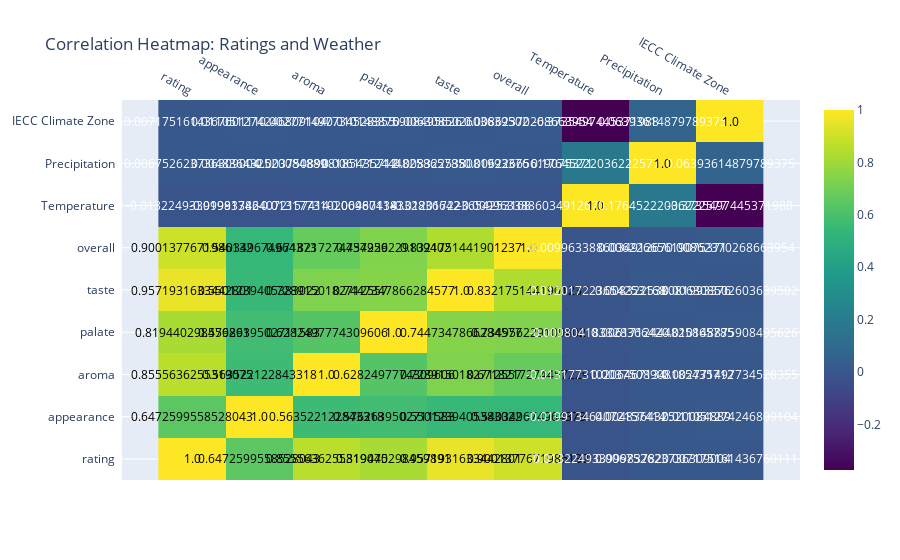

This figure's notebook cell:
### Code cell
# Calculate correlation matrix for weather and ratings
correlation_matrix = beer_data_with_weather[['rating', 'appearance', 'aroma', 'palate', 'taste', 'overall', 'Temperature', 'Precipitation','IECC Climate Zone']].corr()

# Visualize correlation using a heatmap with Plotly
import plotly.figure_factory as ff

fig = ff.create_annotated_heatmap(
    z=correlation_matrix.values,
    x=correlation_matrix.columns.tolist(),
    y=correlation_matrix.index.tolist(),
    colorscale='Viridis',
    showscale=True
)
fig.update_layout(title_text="Correlation Heatmap: Ratings and Weather")
fig.write_html("illustrations/Nicolas/correlation_heatmap.html")
fig.show()

### Figure 1 — Plotly figure (JSON) as saved in the notebook; plotly's stock layout.template omitted (floating-point values rounded to 4 significant figures)
{"data": [{"colorscale": [[0, "#440154"], [0.1111, "#482878"], [0.2222, "#3e4989"], [0.3333, "#31688e"], [0.4444, "#26828e"], [0.5556, "#1f9e89"], [0.6667, "#35b779"], [0.7778, "#6ece58"], [0.8889, "#b5de2b"], [1, "#fde725"]], "reversescale": false, "showscale": true, "type": "heatmap", "x": ["rating", "appearance", "aroma", "palate", "taste", "overall", "Temperature", "Precipitation", "IECC Climate Zone"], "y": ["rating", "appearance", "aroma", "palate", "taste", "overall", "Temperature", "Precipitation", "IECC Climate Zone"], "z": [[1, 0.6473, 0.8556, 0.8194, 0.9572, 0.9001, -0.01322, 0.006753, 0.007175], [0.6473, 1, 0.5635, 0.5763, 0.5501, 0.5403, -0.01991, 0.004836, 0.01105], [0.8556, 0.5635, 1, 0.6282, 0.7289, 0.6718, -0.01318, 0.003751, 0.002771], [0.8194, 0.5763, 0.6282, 1, 0.7447, 0.735, -0.009804, 0.006171, 0.01015], [0.9572, 0.5501, 0.7289, 0.7447, 1, 0.8322, -0.01202, 0.008323, 0.006309], [0.9001, 0.5403, 0.6718, 0.735, 0.8322, 1, -0.009963, 0.006227, 0.008624], [-0.01322, -0.01991, -0.01318, -0.009804, -0.01202, -0.009963, 1, 0.1765, -0.3735], [0.006753, 0.004836, 0.003751, 0.006171, 0.008323, 0.006227, 0.1765, 1, 0.06394], [0.007175, 0.01105, 0.002771, 0.01015, 0.006309, 0.008624, -0.3735, 0.06394, 1]]}], "layout": {"annotations": [{"font": {"color": "#000000"}, "showarrow": false, "text": "1.0", "x": "rating", "xref": "x", "y": "rating", "yref": "y"}, {"font": {"color": "#000000"}, "showarrow": false, "text": "0.6472599558528043", "x": "appearance", "xref": "x", "y": "rating", "yref": "y"}, {"font": {"color": "#000000"}, "showarrow": false, "text": "0.8555636255319075", "x": "aroma", "xref": "x", "y": "rating", "yref": "y"}, {"font": {"color": "#000000"}, "showarrow": false, "text": "0.819440298459891", "x": "palate", "xref": "x", "y": "rating", "yref": "y"}, {"font": {"color": "#000000"}, "showarrow": false, "text": "0.9571931633442801", "x": "taste", "xref": "x", "y": "rating", "yref": "y"}, {"font": {"color": "#000000"}, "showarrow": false, "text": "0.9001377671986132", "x": "overall", "xref": "x", "y": "rating", "yref": "y"}, {"font": {"color": "#FFFFFF"}, "showarrow": false, "text": "-0.01322493399983782", "x": "Temperature", "xref": "x", "y": "rating", "yref": "y"}, {"font": {"color": "#FFFFFF"}, "showarrow": false, "text": "0.006752623736309004", "x": "Precipitation", "xref": "x", "y": "rating", "yref": "y"}, {"font": {"color": "#FFFFFF"}, "showarrow": false, "text": "0.007175161436760111", "x": "IECC Climate Zone", "xref": "x", "y": "rating", "yref": "y"}, {"font": {"color": "#000000"}, "showarrow": false, "text": "0.6472599558528043", "x": "rating", "xref": "x", "y": "appearance", "yref": "y"}, {"font": {"color": "#000000"}, "showarrow": false, "text": "1.0", "x": "appearance", "xref": "x", "y": "appearance", "yref": "y"}, {"font": {"color": "#000000"}, "showarrow": false, "text": "0.563522122843318", "x": "aroma", "xref": "x", "y": "appearance", "yref": "y"}, {"font": {"color": "#000000"}, "showarrow": false, "text": "0.5762639502711583", "x": "palate", "xref": "x", "y": "appearance", "yref": "y"}, {"font": {"color": "#000000"}, "showarrow": false, "text": "0.5501239405383022", "x": "taste", "xref": "x", "y": "appearance", "yref": "y"}, {"font": {"color": "#000000"}, "showarrow": false, "text": "0.540349674964373", "x": "overall", "xref": "x", "y": "appearance", "yref": "y"}, {"font": {"color": "#FFFFFF"}, "showarrow": false, "text": "-0.019913464072157414", "x": "Temperature", "xref": "x", "y": "appearance", "yref": "y"}, {"font": {"color": "#FFFFFF"}, "showarrow": false, "text": "0.004836432520084889", "x": "Precipitation", "xref": "x", "y": "appearance", "yref": "y"}, {"font": {"color": "#FFFFFF"}, "showarrow": false, "text": "0.011051274246809104", "x": "IECC Climate Zone", "xref": "x", "y": "appearance", "yref": "y"}, {"font": {"color": "#000000"}, "showarrow": false, "text": "0.8555636255319075", "x": "rating", "xref": "x", "y": "aroma", "yref": "y"}, {"font": {"color": "#000000"}, "showarrow": false, "text": "0.563522122843318", "x": "appearance", "xref": "x", "y": "aroma", "yref": "y"}, {"font": {"color": "#000000"}, "showarrow": false, "text": "1.0", "x": "aroma", "xref": "x", "y": "aroma", "yref": "y"}, {"font": {"color": "#000000"}, "showarrow": false, "text": "0.6282497774309606", "x": "palate", "xref": "x", "y": "aroma", "yref": "y"}, {"font": {"color": "#000000"}, "showarrow": false, "text": "0.7289150182712557", "x": "taste", "xref": "x", "y": "aroma", "yref": "y"}, {"font": {"color": "#000000"}, "showarrow": false, "text": "0.6718217274457229", "x": "overall", "xref": "x", "y": "aroma", "yref": "y"}, {"font": {"color": "#FFFFFF"}, "showarrow": false, "text": "-0.013177310206467134", "x": "Temperature", "xref": "x", "y": "aroma", "yref": "y"}, {"font": {"color": "#FFFFFF"}, "showarrow": false, "text": "0.0037508908185435712", "x": "Precipitation", "xref": "x", "y": "aroma", "yref": "y"}, {"font": {"color": "#FFFFFF"}, "showarrow": false, "text": "0.002771497734528355", "x": "IECC Climate Zone", "xref": "x", "y": "aroma", "yref": "y"}, {"font": {"color": "#000000"}, "showarrow": false, "text": "0.819440298459891", "x": "rating", "xref": "x", "y": "palate", "yref": "y"}, {"font": {"color": "#000000"}, "showarrow": false, "text": "0.5762639502711583", "x": "appearance", "xref": "x", "y": "palate", "yref": "y"}, {"font": {"color": "#000000"}, "showarrow": false, "text": "0.6282497774309606", "x": "aroma", "xref": "x", "y": "palate", "yref": "y"}, {"font": {"color": "#000000"}, "showarrow": false, "text": "1.0", "x": "palate", "xref": "x", "y": "palate", "yref": "y"}, {"font": {"color": "#000000"}, "showarrow": false, "text": "0.7447347866284577", "x": "taste", "xref": "x", "y": "palate", "yref": "y"}, {"font": {"color": "#000000"}, "showarrow": false, "text": "0.734956229109402", "x": "overall", "xref": "x", "y": "palate", "yref": "y"}, {"font": {"color": "#FFFFFF"}, "showarrow": false, "text": "-0.00980418332836642", "x": "Temperature", "xref": "x", "y": "palate", "yref": "y"}, {"font": {"color": "#FFFFFF"}, "showarrow": false, "text": "0.0061712444825865785", "x": "Precipitation", "xref": "x", "y": "palate", "yref": "y"}, {"font": {"color": "#FFFFFF"}, "showarrow": false, "text": "0.010148875908495626", "x": "IECC Climate Zone", "xref": "x", "y": "palate", "yref": "y"}, {"font": {"color": "#000000"}, "showarrow": false, "text": "0.9571931633442801", "x": "rating", "xref": "x", "y": "taste", "yref": "y"}, {"font": {"color": "#000000"}, "showarrow": false, "text": "0.5501239405383022", "x": "appearance", "xref": "x", "y": "taste", "yref": "y"}, {"font": {"color": "#000000"}, "showarrow": false, "text": "0.7289150182712557", "x": "aroma", "xref": "x", "y": "taste", "yref": "y"}, {"font": {"color": "#000000"}, "showarrow": false, "text": "0.7447347866284577", "x": "palate", "xref": "x", "y": "taste", "yref": "y"}, {"font": {"color": "#000000"}, "showarrow": false, "text": "1.0", "x": "taste", "xref": "x", "y": "taste", "yref": "y"}, {"font": {"color": "#000000"}, "showarrow": false, "text": "0.8321751441901237", "x": "overall", "xref": "x", "y": "taste", "yref": "y"}, {"font": {"color": "#FFFFFF"}, "showarrow": false, "text": "-0.012017223654253168", "x": "Temperature", "xref": "x", "y": "taste", "yref": "y"}, {"font": {"color": "#FFFFFF"}, "showarrow": false, "text": "0.008322538081993376", "x": "Precipitation", "xref": "x", "y": "taste", "yref": "y"}, {"font": {"color": "#FFFFFF"}, "showarrow": false, "text": "0.006308502603639502", "x": "IECC Climate Zone", "xref": "x", "y": "taste", "yref": "y"}, {"font": {"color": "#000000"}, "showarrow": false, "text": "0.9001377671986132", "x": "rating", "xref": "x", "y": "overall", "yref": "y"}, {"font": {"color": "#000000"}, "showarrow": false, "text": "0.540349674964373", "x": "appearance", "xref": "x", "y": "overall", "yref": "y"}, {"font": {"color": "#000000"}, "showarrow": false, "text": "0.6718217274457229", "x": "aroma", "xref": "x", "y": "overall", "yref": "y"}, {"font": {"color": "#000000"}, "showarrow": false, "text": "0.734956229109402", "x": "palate", "xref": "x", "y": "overall", "yref": "y"}, {"font": {"color": "#000000"}, "showarrow": false, "text": "0.8321751441901237", "x": "taste", "xref": "x", "y": "overall", "yref": "y"}, {"font": {"color": "#000000"}, "showarrow": false, "text": "1.0", "x": "overall", "xref": "x", "y": "overall", "yref": "y"}, {"font": {"color": "#FFFFFF"}, "showarrow": false, "text": "-0.009963388603491267", "x": "Temperature", "xref": "x", "y": "overall", "yref": "y"}, {"font": {"color": "#FFFFFF"}, "showarrow": false, "text": "0.00622665619075371", "x": "Precipitation", "xref": "x", "y": "overall", "yref": "y"}, {"font": {"color": "#FFFFFF"}, "showarrow": false, "text": "0.00862370268663954", "x": "IECC Climate Zone", "xref": "x", "y": "overall", "yref": "y"}, {"font": {"color": "#FFFFFF"}, "showarrow": false, "text": "-0.01322493399983782", "x": "rating", "xref": "x", "y": "Temperature", "yref": "y"}, {"font": {"color": "#FFFFFF"}, "showarrow": false, "text": "-0.019913464072157414", "x": "appearance", "xref": "x", "y": "Temperature", "yref": "y"}, {"font": {"color": "#FFFFFF"}, "showarrow": false, "text": "-0.013177310206467134", "x": "aroma", "xref": "x", "y": "Temperature", "yref": "y"}, {"font": {"color": "#FFFFFF"}, "showarrow": false, "text": "-0.00980418332836642", "x": "palate", "xref": "x", "y": "Temperature", "yref": "y"}, {"font": {"color": "#FFFFFF"}, "showarrow": false, "text": "-0.012017223654253168", "x": "taste", "xref": "x", "y": "Temperature", "yref": "y"}, {"font": {"color": "#FFFFFF"}, "showarrow": false, "text": "-0.009963388603491267", "x": "overall", "xref": "x", "y": "Temperature", "yref": "y"}, {"font": {"color": "#000000"}, "showarrow": false, "text": "1.0", "x": "Temperature", "xref": "x", "y": "Temperature", "yref": "y"}, {"font": {"color": "#FFFFFF"}, "showarrow": false, "text": "0.17645222036222577", "x": "Precipitation", "xref": "x", "y": "Temperature", "yref": "y"}, {"font": {"color": "#FFFFFF"}, "showarrow": false, "text": "-0.3735497445371988", "x": "IECC Climate Zone", "xref": "x", "y": "Temperature", "yref": "y"}, {"font": {"color": "#FFFFFF"}, "showarrow": false, "text": "0.006752623736309004", "x": "rating", "xref": "x", "y": "Precipitation", "yref": "y"}, {"font": {"color": "#FFFFFF"}, "showarrow": false, "text": "0.004836432520084889", "x": "appearance", "xref": "x", "y": "Precipitation", "yref": "y"}, {"font": {"color": "#FFFFFF"}, "showarrow": false, "text": "0.0037508908185435712", "x": "aroma", "xref": "x", "y": "Precipitation", "yref": "y"}, {"font": {"color": "#FFFFFF"}, "showarrow": false, "text": "0.0061712444825865785", "x": "palate", "xref": "x", "y": "Precipitation", "yref": "y"}, {"font": {"color": "#FFFFFF"}, "showarrow": false, "text": "0.008322538081993376", "x": "taste", "xref": "x", "y": "Precipitation", "yref": "y"}, {"font": {"color": "#FFFFFF"}, "showarrow": false, "text": "0.00622665619075371", "x": "overall", "xref": "x", "y": "Precipitation", "yref": "y"}, {"font": {"color": "#FFFFFF"}, "showarrow": false, "text": "0.17645222036222577", "x": "Temperature", "xref": "x", "y": "Precipitation", "yref": "y"}, {"font": {"color": "#000000"}, "showarrow": false, "text": "1.0", "x": "Precipitation", "xref": "x", "y": "Precipitation", "yref": "y"}, {"font": {"color": "#FFFFFF"}, "showarrow": false, "text": "0.06393614879789375", "x": "IECC Climate Zone", "xref": "x", "y": "Precipitation", "yref": "y"}, {"font": {"color": "#FFFFFF"}, "showarrow": false, "text": "0.007175161436760111", "x": "rating", "xref": "x", "y": "IECC Climate Zone", "yref": "y"}, {"font": {"color": "#FFFFFF"}, "showarrow": false, "text": "0.011051274246809104", "x": "appearance", "xref": "x", "y": "IECC Climate Zone", "yref": "y"}, {"font": {"color": "#FFFFFF"}, "showarrow": false, "text": "0.002771497734528355", "x": "aroma", "xref": "x", "y": "IECC Climate Zone", "yref": "y"}, {"font": {"color": "#FFFFFF"}, "showarrow": false, "text": "0.010148875908495626", "x": "palate", "xref": "x", "y": "IECC Climate Zone", "yref": "y"}, {"font": {"color": "#FFFFFF"}, "showarrow": false, "text": "0.006308502603639502", "x": "taste", "xref": "x", "y": "IECC Climate Zone", "yref": "y"}, {"font": {"color": "#FFFFFF"}, "showarrow": false, "text": "0.00862370268663954", "x": "overall", "xref": "x", "y": "IECC Climate Zone", "yref": "y"}, {"font": {"color": "#FFFFFF"}, "showarrow": false, "text": "-0.3735497445371988", "x": "Temperature", "xref": "x", "y": "IECC Climate Zone", "yref": "y"}, {"font": {"color": "#FFFFFF"}, "showarrow": false, "text": "0.06393614879789375", "x": "Precipitation", "xref": "x", "y": "IECC Climate Zone", "yref": "y"}, {"font": {"color": "#000000"}, "showarrow": false, "text": "1.0", "x": "IECC Climate Zone", "xref": "x", "y": "IECC Climate Zone", "yref": "y"}], "title": {"text": "Correlation Heatmap: Ratings and Weather"}, "xaxis": {"dtick": 1, "gridcolor": "rgb(0, 0, 0)", "side": "top", "ticks": ""}, "yaxis": {"dtick": 1, "ticks": "", "ticksuffix": "  "}}}
